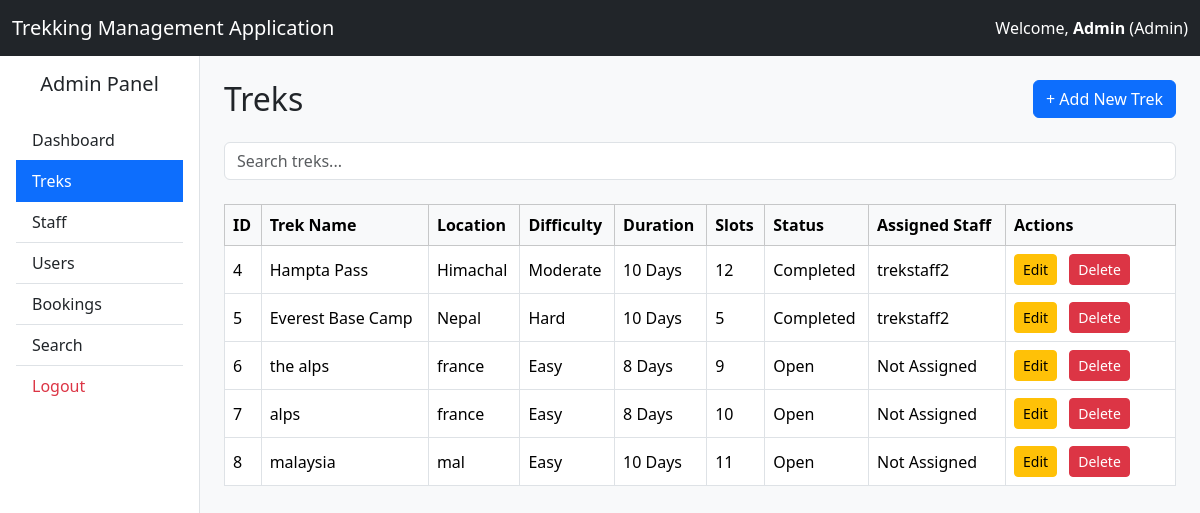
/admin/treks (signed in), run on an earlier commit of the app's database.
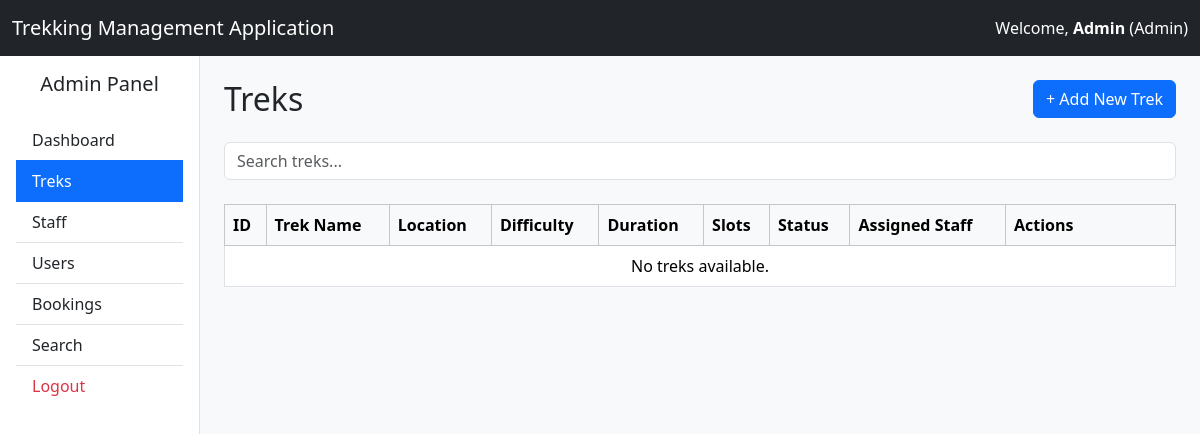
And on a later commit of the database.
### application/models.py (models this page shows, shortened)
class User(UserMixin, db.Model):
    __tablename__ = "user"
    user_id = db.Column(db.Integer, primary_key=True, autoincrement=True)
    name = db.Column(db.String(100), nullable=False)
    email = db.Column(db.String(120), unique=True, nullable=False)
    password = db.Column(db.String(200), nullable=False)
    role = db.Column(db.String(20), nullable=False)
    is_approved = db.Column(db.Boolean, default=False)
    is_blacklisted = db.Column(db.Boolean, default=False)
    is_active = db.Column(db.Boolean, default=True)
    bookings = db.relationship("Booking", back_populates="user", cascade="all, delete-orphan")
    staff_profile = db.relationship("StaffProfile", uselist=False)

class Trek(db.Model):
    __tablename__ = "trek"
    trek_id = db.Column(db.Integer, primary_key=True, autoincrement=True)
    trek_name = db.Column(db.String(100), nullable=False)
    location = db.Column(db.String(100), nullable=False)
    difficulty = db.Column(db.String(20), nullable=False)
    duration = db.Column(db.Integer, nullable=False)
    available_slots = db.Column(db.Integer, nullable=False)
    assigned_staff_id = db.Column(
        db.Integer,
        db.ForeignKey("user.user_id")
    )
    assigned_staff = db.relationship(
    "User",
    foreign_keys=[assigned_staff_id]
)
    status = db.Column(db.String(20), nullable=False)
    start_date = db.Column(db.Date)
    end_date = db.Column(db.Date)
    bookings = db.relationship("Booking", back_populates="trek",cascade="all, delete-orphan")

### application/controllers.py (the view)
@app.route("/admin/treks")
@login_required
def view_treks():
    if current_user.role != "Admin":
        return "Access Denied."
    search = request.args.get("search", "").strip()
    if search:
        treks = Trek.query.filter(
            Trek.trek_name.ilike(f"%{search}%")
        ).all()
    else:
        treks = Trek.query.all()
    return render_template(
        "admin/view_treks.html",
        treks=treks,
        search=search
        )

### main.py (called while the page is built)
@login_manager.user_loader
def load_user(user_id):
    return User.query.get(int(user_id))

### templates/admin/view_treks.html (shortened to what this page needs)
{% extends "base_dashboard.html" %}
{% block sidebar %}
<div class="list-group list-group-flush">
    <a href="{{ url_for('admin_dashboard') }}" class="list-group-item list-group-item-action">
        Dashboard
    </a>
    <a href="{{ url_for('view_treks') }}" class="list-group-item list-group-item-action active">
        Treks
    </a>
    <a href="{{ url_for('view_staff') }}" class="list-group-item list-group-item-action">
        Staff
    </a>
    <a href="{{ url_for('view_users') }}" class="list-group-item list-group-item-action">
        Users
    </a>
    <a href="{{ url_for('admin_bookings') }}" class="list-group-item list-group-item-action">
        Bookings
    </a>
    <a href="{{ url_for('admin_search') }}" class="list-group-item list-group-item-action">
        Search
    </a>
    <a href="{{ url_for('logout') }}" class="list-group-item list-group-item-action text-danger">
        Logout
    </a>
</div>
{% endblock %}
{% block content %}
<div class="d-flex justify-content-between align-items-center mb-4">
    <h2 class="mb-0">
        Treks
    </h2>
    <a href="{{ url_for('add_trek') }}" class="btn btn-primary">
        + Add New Trek
    </a>
</div>
<form method="GET" class="mb-4">
    <input
        type="text"
        name="search"
        value="{{ search }}"
        class="form-control"
        placeholder="Search treks..."
    >
</form>
<div class="table-responsive">
<table class="table table-bordered table-hover align-middle">
    <thead class="table-light">
        <tr>
            <th>ID</th>
            <th>Trek Name</th>
            <th>Location</th>
            <th>Difficulty</th>
            <th>Duration</th>
            <th>Slots</th>
            <th>Status</th>
            <th>Assigned Staff</th>
            <th width="170">Actions</th>
        </tr>
    </thead>
    <tbody>
    {% if treks %}
        {% for trek in treks %}
        <tr>
            <td>{{ trek.trek_id }}</td>
            <td>{{ trek.trek_name }}</td>
            <td>{{ trek.location }}</td>
            <td>{{ trek.difficulty }}</td>
            <td>{{ trek.duration }} Days</td>
            <td>{{ trek.available_slots }}</td>
            <td>{{ trek.status }}</td>
            <td>
                {% if trek.assigned_staff %}
                    {{ trek.assigned_staff.name }}
                {% else %}
                    Not Assigned
                {% endif %}
            </td>
            <td>
                <a
                    href="{{ url_for('edit_trek', trek_id=trek.trek_id) }}"
                    class="btn btn-warning btn-sm me-2"
                >
                    Edit
                </a>
                <a
                    href="{{ url_for('delete_trek', trek_id=trek.trek_id) }}"
                    class="btn btn-danger btn-sm"
                >
                    Delete
                </a>
            </td>
        </tr>
        {% endfor %}
    {% else %}
        <tr>
            <td colspan="9" class="text-center">
                No treks available.
            </td>
        </tr>
    {% endif %}
    </tbody>
</table>
</div>
{% endblock %}

### templates/base_dashboard.html (shortened to what this page needs)
<!DOCTYPE html>
<html>
<head>
    <link href="https://cdn.jsdelivr.net/npm/bootstrap@5.3.7/dist/css/bootstrap.min.css" rel="stylesheet">
</head>
<body class="bg-light">
<nav class="navbar navbar-expand-lg navbar-dark bg-dark">
    <div class="container-fluid">
        <span class="navbar-brand">
            Trekking Management Application
        </span>
        {% if current_user.is_authenticated %}
        <span class="navbar-text text-white">
            Welcome,
            <strong>{{ current_user.name }}</strong>
            ({{ current_user.role }})
        </span>
        {% endif %}
    </div>
</nav>
<div class="container-fluid">
    <div class="row">
        <div class="col-md-2 bg-white border-end min-vh-100 p-3">
            <h5 class="text-center mb-4">
                {% block panel_title %}
                    Admin Panel
                {% endblock %}
            </h5>
            {% block sidebar %}
            {% endblock %}
        </div>
        <div class="col-md-10 p-4">
            {% block content %}
            {% endblock %}
        </div>
    </div>
</div>
</body>
</html>

What changed in the data, as far as the page shows it:
removed Trek: trek_id "4", trek_name "Hampta Pass", location "Himachal", difficulty "Moderate", duration "10", available_slots "12", status "Completed", assigned_staff.name "trekstaff2"
removed Trek: trek_id "5", trek_name "Everest Base Camp", location "Nepal", difficulty "Hard", duration "10", available_slots "5", status "Completed", assigned_staff.name "trekstaff2"
removed Trek: trek_id "6", trek_name "the alps", location "france", difficulty "Easy", duration "8", available_slots "9", status "Open", shows "Not Assigned"
removed Trek: trek_id "7", trek_name "alps", location "france", difficulty "Easy", duration "8", available_slots "10", status "Open", shows "Not Assigned"
removed Trek: trek_id "8", trek_name "malaysia", location "mal", difficulty "Easy", duration "10", available_slots "11", status "Open", shows "Not Assigned"
Also different on the page:
text now shown: "No treks available."
